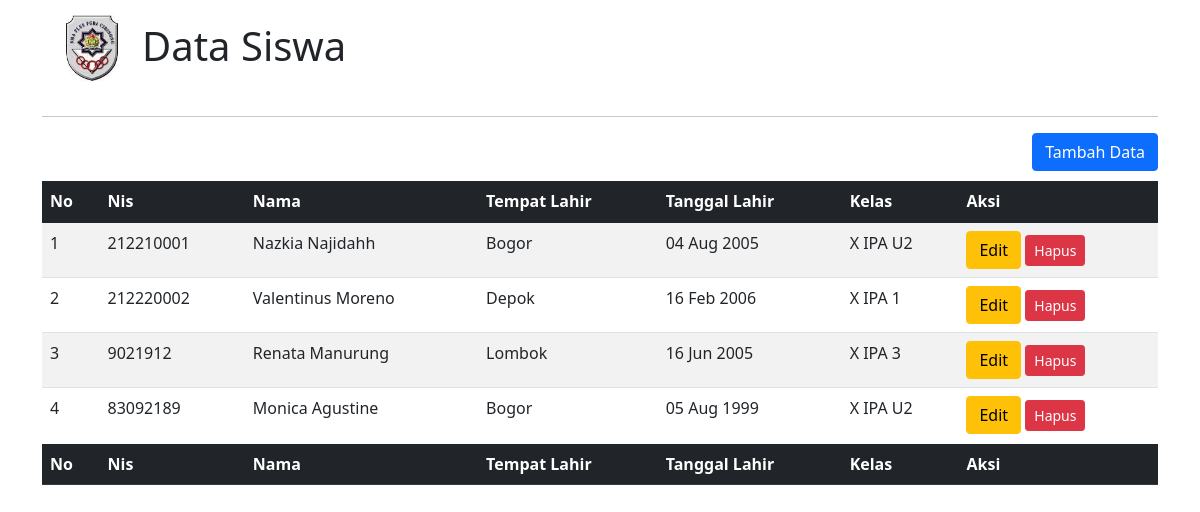
The app's page /siswa/index.php with its own data.
### tables this page shows
CREATE TABLE `siswa` (
  `id` int(5) NOT NULL,
  `nis` varchar(20) DEFAULT NULL,
  `nama` varchar(75) DEFAULT NULL,
  `tempat_lahir` varchar(50) DEFAULT NULL,
  `tanggal_lahir` date DEFAULT NULL,
  `kelas_id` int(5) NOT NULL
);

CREATE TABLE `kelas` (
  `id` int(5) NOT NULL,
  `kelas` varchar(50) DEFAULT NULL,
  `kapasitas` int(3) DEFAULT NULL,
  `terisi` int(3) DEFAULT NULL
);

### siswa/index.php (the view, shortened to what this page needs)
<!DOCTYPE html>
<html lang="en">
<head>
    <link href="https://cdn.jsdelivr.net/npm/bootstrap@5.1.1/dist/css/bootstrap.min.css" rel="stylesheet">
</head>
<body>
    <div class="container">
        <div class="row">
            <div class="col-md-12">
            <h1>
                <img src="../gambar/logo.jpg" height="100px">Data Siswa
            </h1>
            <hr>
            <a href="add.php" class="btn btn-primary" style="float: right;">Tambah Data</a> <br><br>
            <table class="table table-striped">
            <thead class="table-dark">
                    <tr>
                        <th>No</th>
                        <th>Nis</th>
                        <th>Nama</th>
                        <th>Tempat Lahir</th>
                        <th>Tanggal Lahir</th>
                        <th>Kelas</th>
                        <th>Aksi</th>
                    </tr>
            </thead>
            <tbody>
            <?php
            require_once('../config.php');
            $sql = "SELECT kelas.kelas, siswa.id as sid, siswa.nis, siswa.nama, siswa.tempat_lahir, siswa.tanggal_lahir FROM siswa JOIN kelas ON siswa.kelas_id = kelas.id";
            $query = mysqli_query($config, $sql);
            if(mysqli_num_rows($query) == 0){
                echo "<tr><td colspan=7>Data Masih Kosong</td></tr>";
            } else {
                $no=1;
                while($r=mysqli_fetch_assoc($query)){
                    echo "<tr>";
                        echo "<td>$no</td>";
                        echo "<td>" . $r['nis'] . "</td>";
                        echo "<td>" . $r['nama'] . "</td>";
                        echo "<td>" . $r['tempat_lahir'] . "</td>";
                        echo "<td>" . date('d M Y' , strtotime($r['tanggal_lahir'])) . "</td>";
                        echo "<td>" . $r['kelas'] . "</td>";
                    $no++;
                    echo "<td>
                    <a href='edit.php?id=" . $r['sid'] . "' class='btn btn-warning'>Edit</a>";?>
                    <a href="erase.php?id=<?= $r['sid']; ?>" class="btn btn-danger btn-sm" onclick="return confirm('Data Siswa akan dihapus, Yakin?')">Hapus</a>
                    <?php
            echo "</td>";
                          echo "</tr>";
                }
            }
            ?>
            </tbody>
            <tfoot class="table-dark">
                    <tr>
                        <th>No</th>
                        <th>Nis</th>
                        <th>Nama</th>
                        <th>Tempat Lahir</th>
                        <th>Tanggal Lahir</th>
                        <th>Kelas</th>
                        <th>Aksi</th>
                    </tr>
            </tfoot>
            </table>
            </div>
        </div>
    </div>
</body>
</html>

### records on screen
siswa: nis "212210001", nama "Nazkia Najidahh", tempat_lahir "Bogor", tanggal_lahir "04 Aug 2005", kelas.kelas "X IPA U2"
siswa: nis "212220002", nama "Valentinus Moreno", tempat_lahir "Depok", tanggal_lahir "16 Feb 2006", kelas.kelas "X IPA 1"
siswa: nis "9021912", nama "Renata Manurung", tempat_lahir "Lombok", tanggal_lahir "16 Jun 2005", kelas.kelas "X IPA 3"
siswa: nis "83092189", nama "Monica Agustine", tempat_lahir "Bogor", tanggal_lahir "05 Aug 1999", kelas.kelas "X IPA U2"
